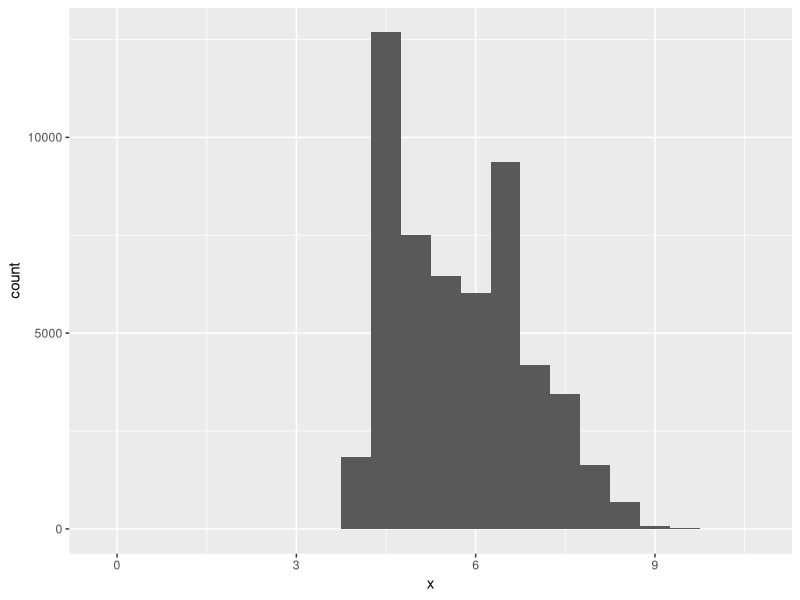
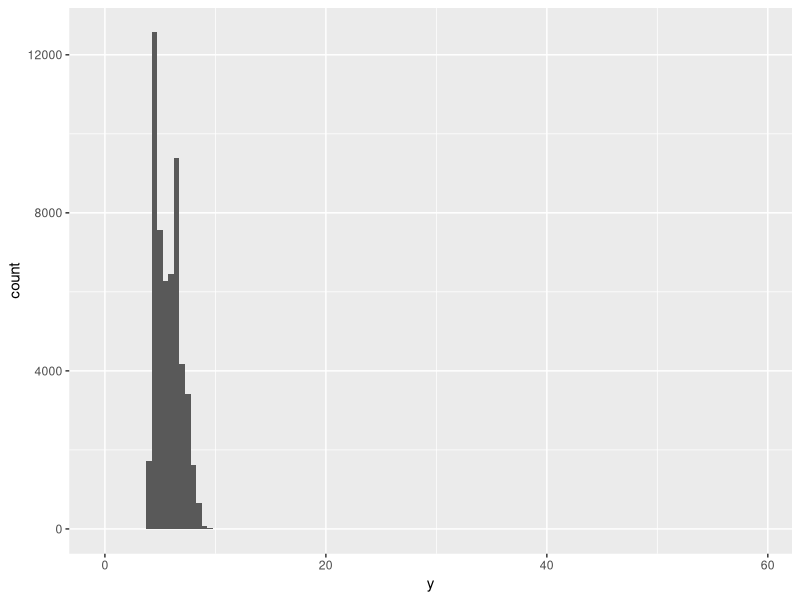
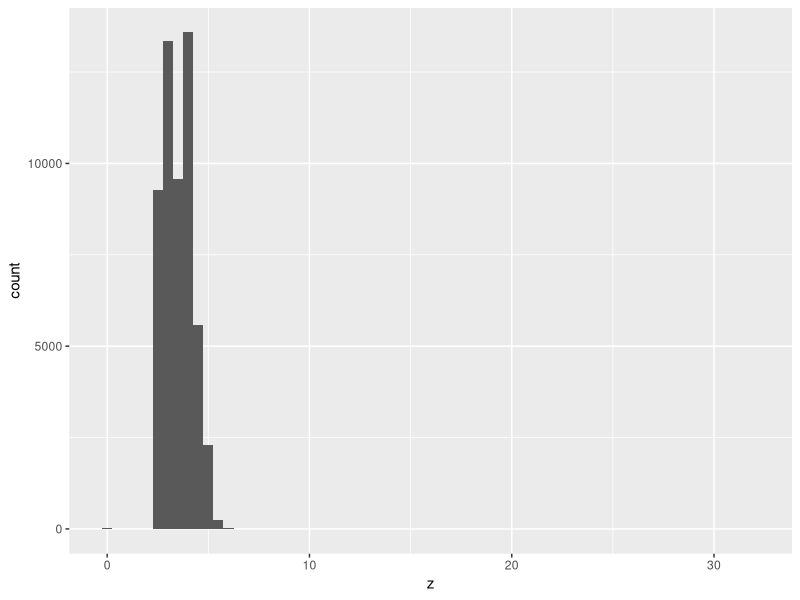
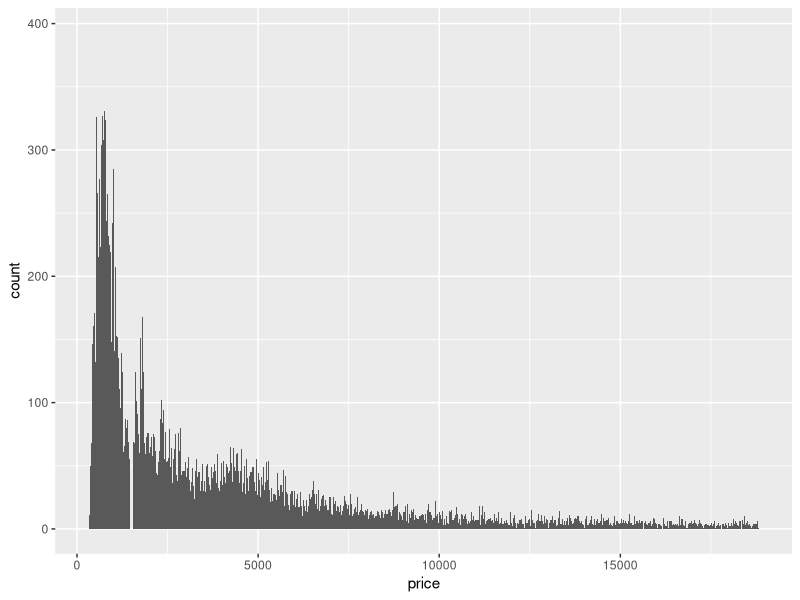
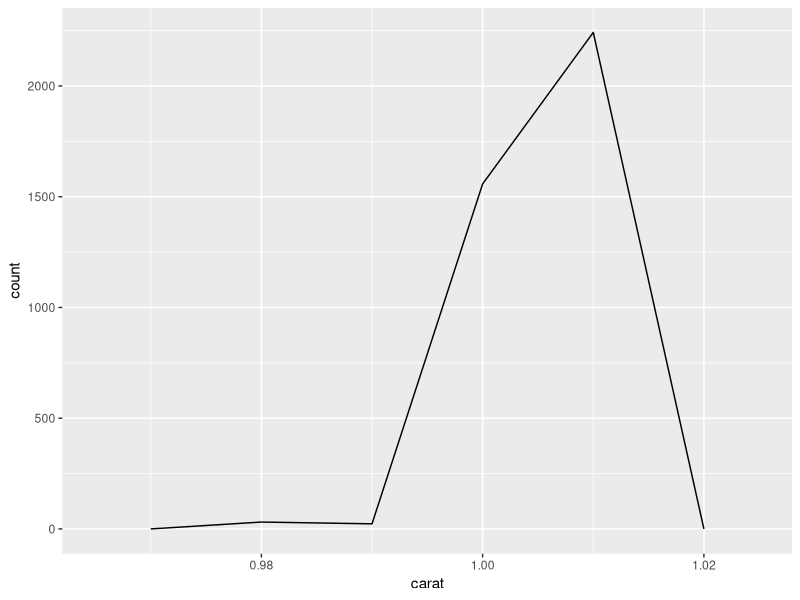
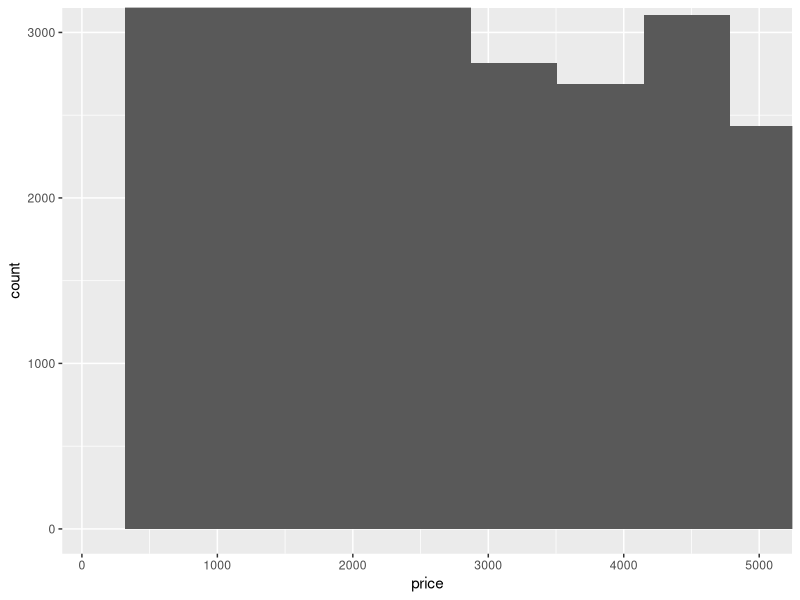

The R script that drew these images, in order:
library(tidyverse)

#7.3.4.1 Explore the distribution of each of the x, y, and z variables in diamonds
ggplot(data = diamonds, mapping = aes(x = x)) +
  geom_histogram(binwidth = 0.5)

ggplot(data = diamonds, mapping = aes(x = y)) +
  geom_histogram(binwidth = 0.5)

ggplot(data = diamonds, mapping = aes(x = z)) +
  geom_histogram(binwidth = 0.5)

#7.3.4.2 Explore the distribution of price:

ggplot(data = diamonds, mapping = aes(x = price)) +
  geom_histogram(binwidth = 10)

#7.3.4.3 How many diamonds are 0.99 carat? How many are 1 carat? What do you think is the cause of the difference?
filtered_diamonds <-  filter(diamonds, carat >= 0.98, carat <= 1.01)

count(filtered_diamonds, carat)

ggplot(data = filtered_diamonds , mapping = aes(x = carat)) +
  geom_freqpoly(binwidth = 0.01)

#7.3.4.4 Compare and contrast coord_cartesian() vs xlim() or ylim() when zooming in on a histogram. 

ggplot(diamonds) +
  geom_histogram(mapping = aes(x = price)) +
  coord_cartesian(xlim = c(100, 5000), ylim = c(0, 3000))

